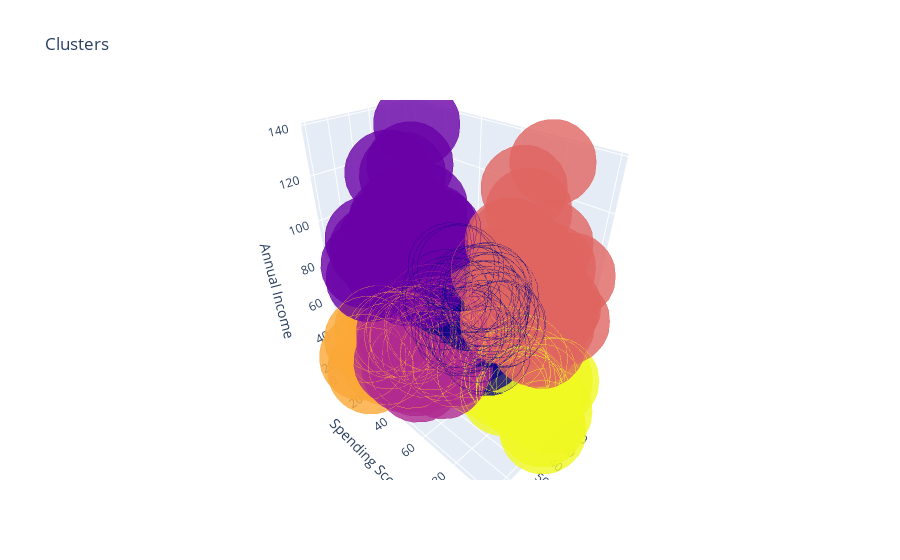

The code cell stored with this chart in its notebook:
### Code cell
df['label3'] =  labels3
trace1 = go.Scatter3d(
    x= df['Age'],
    y= df['Spending_Score'],
    z= df['Annual_Income'],
    mode='markers',
     marker=dict(
        color = df['label3'], 
        size= 30,
        line=dict(
            color= df['label3'],
            width= 12
        ),
        opacity=0.8
     )
)
data = [trace1]
layout = go.Layout(
#     margin=dict(
#         l=0,
#         r=0,
#         b=0,
#         t=0
#     )
    title= 'Clusters',
    scene = dict(
            xaxis = dict(title  = 'Age'),
            yaxis = dict(title  = 'Spending Score'),
            zaxis = dict(title  = 'Annual Income')
        )
)
fig = go.Figure(data=data, layout=layout)
py.offline.iplot(fig)
fig.show(renderer="colab")

### Figure 1 — Plotly figure (JSON) as saved in the notebook; plotly's stock layout.template omitted (floating-point values rounded to 4 significant figures; data arrays with more than 128 entries replaced by an {"elided": "..."} marker saying what was removed)
{"data": [{"y": {"elided": "200 int values"}, "mode": "markers", "marker": {"color": {"elided": "200 int values"}, "opacity": 0.8, "line": {"color": {"elided": "200 int values"}, "width": 12}, "size": 30}, "x": {"elided": "200 int values"}, "z": {"elided": "200 int values"}, "type": "scatter3d"}], "layout": {"scene": {"zaxis": {"title": {"text": "Annual Income"}}, "xaxis": {"title": {"text": "Age"}}, "yaxis": {"title": {"text": "Spending Score"}}}, "title": {"text": "Clusters"}}}
